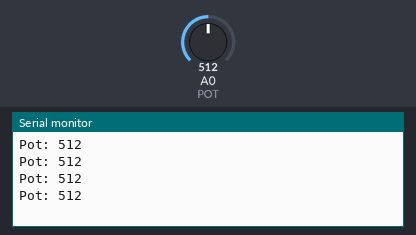
A sketch run on a simulated Arduino Uno, built with avr-gcc and run on an emulated ATmega328P. Shown: the last lines printed to the serial monitor. The test bench sets the inputs (shaded band); at power-on: A0 (POT) = 512.

Above: at 1.2 s.
1.3 s: A0 (POT) set to 716
At 1.71 s:
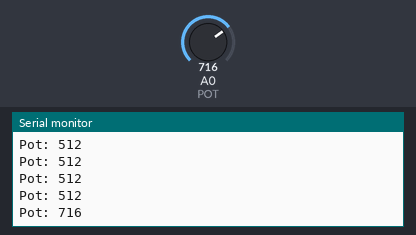
2.8 s: A0 (POT) set to 900
At 2.91 s:
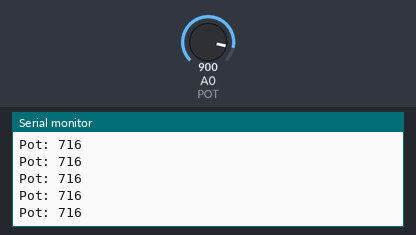
Timing chart, 0 to 5.8 s (numbered marks = the images above; inputs shaded):
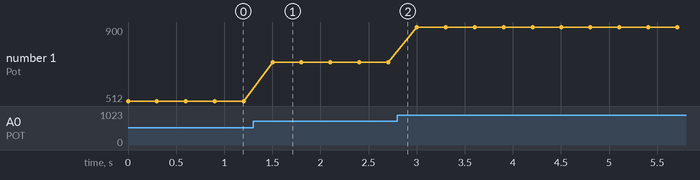

Measured:
- after the input at 1.3 s, the serial monitor: prints a new line after 0.20 s (image 1)
- plotted number 1: 512 → 716 after the input at 1.3 s, 716 → 900 after the input at 2.8 s

The sketch:

Prueba_pot.ino
```cpp
#define POT 0

void setup()
{
  Serial.begin(115200);
}

void loop()
{
  Serial.print("Pot: ");
  Serial.println(analogRead(POT));
  delay(300);
}
```
